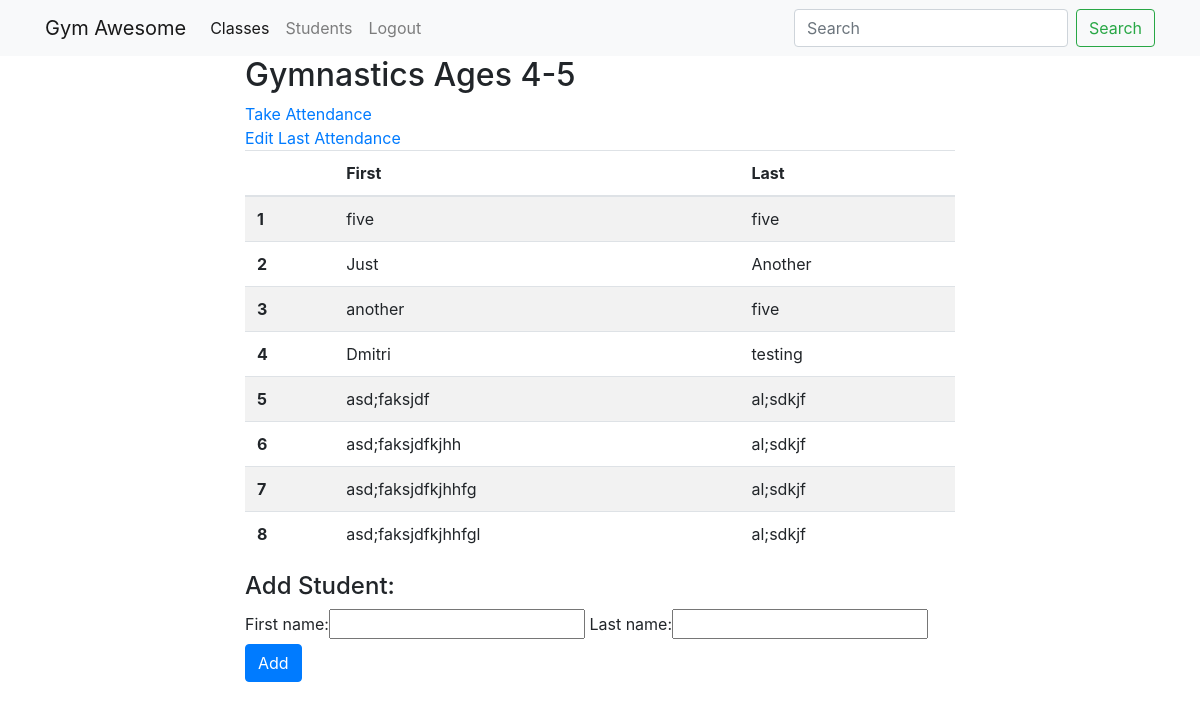
Before: /classes/4/ (signed in) with the older database file.
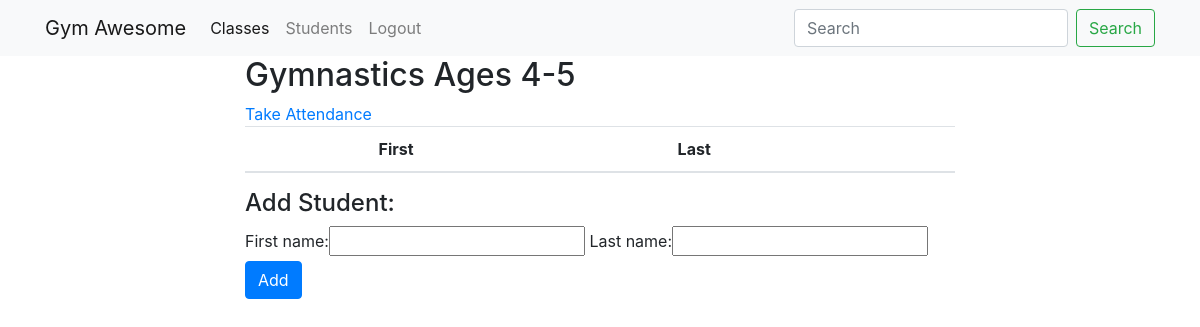
After: the same page with the newer database file.
### attendance/models.py (models this page shows)
class NamableModel:
    def full_name(self):
        return self.first_name + ' ' + self.last_name
    def __str__(self):
        return self.full_name()

class Student(NamableModel, models.Model):
    first_name = models.CharField(max_length=20)
    last_name = models.CharField(max_length=20)
    classroom = models.ForeignKey('Classroom', on_delete=models.CASCADE)
    class Meta:
        unique_together = ['first_name', 'last_name']

### attendance/views.py (the view, shortened to what this page needs)
# urls.py: path('classes/<int:pk>/', views.ClassroomDetail.as_view(), name='classroom_detail'),
class ClassroomDetail(LoginRequiredMixin, ModelFormMixin, DetailView):
    model = Classroom
    form_class = StudentForm
    def get_context_data(self, *args, **kwargs):
        context = super().get_context_data(*args, **kwargs)
        last_attendance = self.object.attendance_set.last()
        context['student_form'] = StudentForm(initial={'classroom' : context['classroom']}) #self.get_form()
        context['students'] = context['classroom'].student_set.all()
        context['last_attendance'] = last_attendance
        return context

### attendance/forms.py
class StudentForm(forms.ModelForm):
    class Meta:
        model = Student
        fields = ['first_name', 'last_name', 'classroom']
        widgets = {'classroom': forms.HiddenInput()}

### attendance/models.py (called while the page is built)
    def is_attendance_taken_today(self):
        qs = self.attendance_set.all()
        if qs:
            today_attendance = qs.get(date=date.today())
            if today_attendance:
                return True
        return False

### attendance/templates/attendance/classroom_detail.html (shortened to what this page needs)
{% extends 'base.html' %}
{% block page_content %}
<div class='col-md-8 offset-md-2'>
    <h2>{{classroom.name}}</h2>
        {% if not classroom.is_attendance_taken_today %}
        <a href="{% url 'class_attendance' classroom.pk %}">Take Attendance</a>
        <br/>
        {% endif %}
        {% if last_attendance %}
        <a href="{% url 'attendance_edit' last_attendance.pk %}">Edit Last Attendance</a>
        {% endif %}
    <table class='table table-striped'>
        <thead>
            <tr>
                <th scope='col'></th>
                <th scope='col'>First</th>
                <th scope='col'>Last</th>
            </tr>
        </thead>
        <tbody>
            {% for student in students %}
            <tr>
                <th scope='row'>{{forloop.counter}}</th>
                <td>{{student.first_name}}</td>
                <td>{{student.last_name}}</td>
            </tr>
            {% endfor %}
        </tbody>
    </table>
    <h4>Add Student:</h4>
    {% include 'attendance/add_student_form.html' with student_form=student_form %}
</div>
{% endblock %}

Changed rows visible on the page:
no longer on this page (row edited): Student: first_name "five", last_name "five"
removed Student: first_name "Just", last_name "Another"
removed Student: first_name "another", last_name "five"
removed Student: first_name "Dmitri", last_name "testing"
removed Student: first_name "asd;faksjdf", last_name "al;sdkjf"
removed Student: first_name "asd;faksjdfkjhh", last_name "al;sdkjf"
removed Student: first_name "asd;faksjdfkjhhfg", last_name "al;sdkjf"
removed Student: first_name "asd;faksjdfkjhhfgl", last_name "al;sdkjf"
Other visible differences:
text no longer shown: "Edit Last Attendance"
